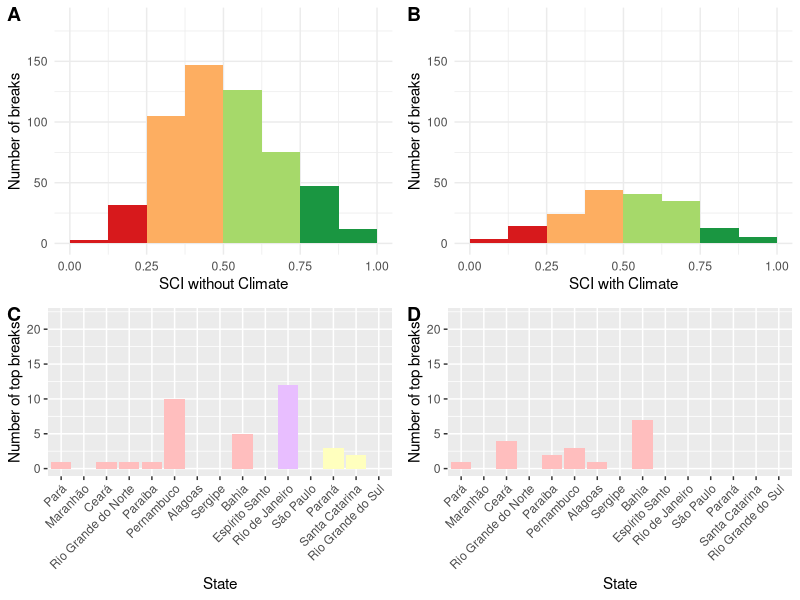
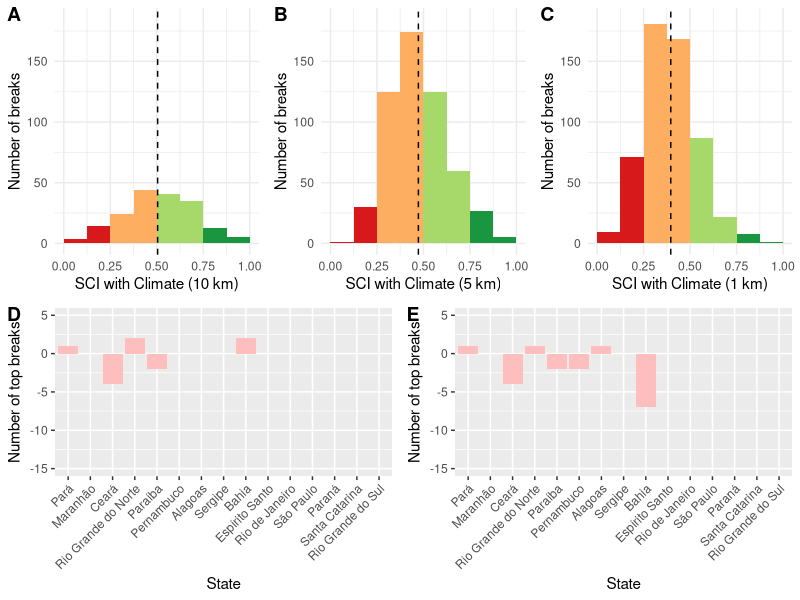
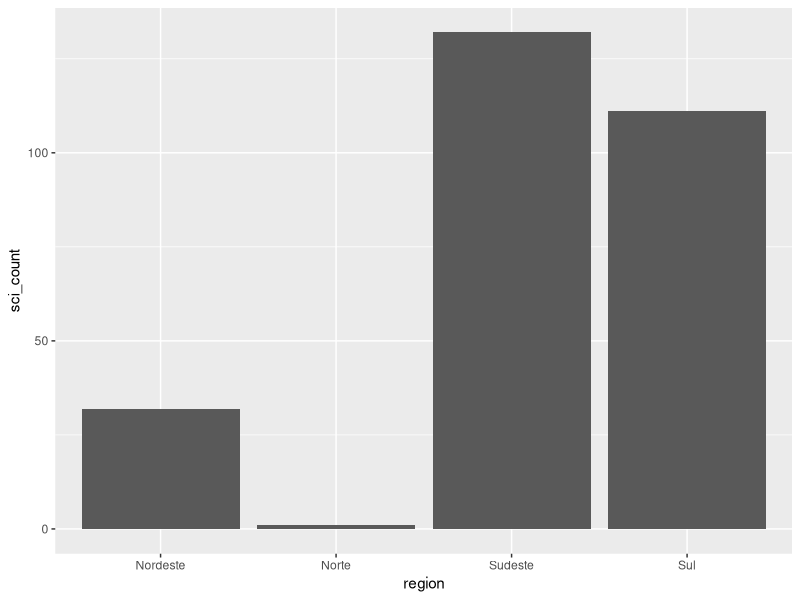

Recreate these plots in R, in order.
## ---- chunk 1
knitr::opts_chunk$set(echo = TRUE)

library(tidyverse)
library(here)
library(cowplot)
## ---- chunk 2
surf_spots <- read_csv(here("data", "surf_spot_states", "surf_spot_states.csv"))
sci_w_climate_10km <- read_csv(here("sci_w_climate.csv")) %>% 
  select(id, sci) %>% 
  mutate(sci_10km = sci) %>% 
  select(-sci)
sci_wo_climate_10km <- read_csv(here("sci_wo_climate.csv")) %>% 
  select(id, sci) %>% 
  mutate(sci_wo_climate = sci) %>% 
  select(-sci)
sci_w_climate_5km <- read_csv(here("sci_w_climate_5km.csv")) %>% 
  select(id, sci) %>% 
  mutate(sci_5km = sci) %>% 
  select(-sci)
sci_w_climate_1km <- read_csv(here("sci_w_climate_1km.csv")) %>% 
  select(id, sci) %>% 
  mutate(sci_1km = sci) %>% 
  select(-sci)

# join sci to surf spots using id
surf_spots <- left_join(surf_spots, sci_w_climate_10km, by = "id", keep = FALSE) %>% 
  left_join(sci_w_climate_5km, by = "id", keep = FALSE) %>% 
  left_join(sci_w_climate_1km, by = "id", keep = FALSE) %>% 
  left_join(sci_wo_climate_10km, by = "id", keep = FALSE)

# read in normalized climate results
normalized_climate <- read_csv(here("normalized_climate.csv"))

# join to surf spots
surf_spots <- surf_spots %>% 
  left_join(normalized_climate, by = "id", keep = FALSE)

# read in difference data
sci_diff <- read_csv(here("data", "sci_difference.csv")) %>% 
  select(id, difference)

# join to surf spots
surf_spots <- surf_spots %>% 
  left_join(sci_diff, by = "id", keep = FALSE)

# filter for each region
surf_spots_nne <- surf_spots %>% 
  filter(region == "Norte" | region == "Nordeste")
surf_spots_se <- surf_spots %>% 
  filter(region == "Sudeste")
surf_spots_s <- surf_spots %>% 
  filter(region == "Sul")
## ---- chunk 3
# calculate mean priority for different size buffers
mean_priority_10km_w_clim <- mean(surf_spots$sci_10km)
mean_priority_10km_wo_clim <- mean(surf_spots$sci_wo_climate)
mean_priority_5km <- mean(surf_spots$sci_5km)
mean_priority_1km <- mean(surf_spots$sci_1km)

# make histograms for all of Brazil and each region
hist_w_clim <- ggplot(data = surf_spots, aes(x = sci_10km)) +
  geom_histogram(breaks = c(0, 0.125, 0.25, 0.375, 0.5, 0.625, 0.75, 0.875, 1), fill = c("#d7191c", "#d7191c", "#fdae61", "#fdae61", "#a6d96a", "#a6d96a", "#1a9641", "#1a9641")) +
  labs(x = "SCI with Climate", y = "Number of breaks") +
  scale_y_continuous(limits = c(0, 185)) +
  theme_minimal()
hist_wo_clim <- ggplot(data = surf_spots, aes(x = sci_wo_climate)) +
  geom_histogram(breaks = c(0, 0.125, 0.25, 0.375, 0.5, 0.625, 0.75, 0.875, 1), fill = c("#d7191c", "#d7191c", "#fdae61", "#fdae61", "#a6d96a", "#a6d96a", "#1a9641", "#1a9641")) +
  labs(x = "SCI without Climate", y = "Number of breaks") +
  scale_y_continuous(limits = c(0, 185)) +
  theme_minimal()
hist_5km <- ggplot(data = surf_spots, aes(x = sci_5km)) +
  geom_histogram(breaks = c(0, 0.125, 0.25, 0.375, 0.5, 0.625, 0.75, 0.875, 1), fill = c("#d7191c", "#d7191c", "#fdae61", "#fdae61", "#a6d96a", "#a6d96a", "#1a9641", "#1a9641")) +
  labs(x = "SCI with Climate (5 km)", y = "Number of breaks") +
  scale_y_continuous(limits = c(0, 185)) +
  geom_vline(xintercept = mean_priority_5km, linetype = 2) +
  theme_minimal()
hist_1km <- ggplot(data = surf_spots, aes(x = sci_1km)) +
  geom_histogram(breaks = c(0, 0.125, 0.25, 0.375, 0.5, 0.625, 0.75, 0.875, 1), fill = c("#d7191c", "#d7191c", "#fdae61", "#fdae61", "#a6d96a", "#a6d96a", "#1a9641", "#1a9641")) +
  labs(x = "SCI with Climate (1 km)", y = "Number of breaks") +
  scale_y_continuous(limits = c(0, 185)) +
  geom_vline(xintercept = mean_priority_1km, linetype = 2) +
  theme_minimal()

mean_priority_nne_w_clim <- mean(surf_spots_nne$sci_10km)
mean_priority_se_w_clim <- mean(surf_spots_se$sci_10km)
mean_priority_s_w_clim <- mean(surf_spots_s$sci_10km)

mean_priority_nne_wo_clim <- mean(surf_spots_nne$sci_wo_climate)
mean_priority_se_wo_clim <- mean(surf_spots_se$sci_wo_climate)
mean_priority_s_wo_clim <- mean(surf_spots_s$sci_wo_climate)

hist_nne_w_clim <- ggplot(data = surf_spots_nne, aes(x = sci_10km)) +
  geom_histogram(breaks = c(0, 0.125, 0.25, 0.375, 0.5, 0.625, 0.75, 0.875, 1), fill = c("#d7191c", "#d7191c", "#fdae61", "#fdae61", "#a6d96a", "#a6d96a", "#1a9641", "#1a9641")) +
  scale_y_continuous(limits = c(0, 60)) +
  geom_vline(xintercept = mean_priority_nne_w_clim, linetype = 2) +
  labs(x = "SCI with Climate", y = "Number of breaks", title = "North/Northeast") +
  theme_minimal() +
  theme(text = element_text(size = 18), plot.background = element_rect(colour = "#FFBEBE", fill=NA, size=5))
hist_se_w_clim <- ggplot(data = surf_spots_se, aes(x = sci_10km)) +
  geom_histogram(breaks = c(0, 0.125, 0.25, 0.375, 0.5, 0.625, 0.75, 0.875, 1), fill = c("#d7191c", "#d7191c", "#fdae61", "#fdae61", "#a6d96a", "#a6d96a", "#1a9641", "#1a9641")) +
  scale_y_continuous(limits = c(0, 60)) +
  geom_vline(xintercept = mean_priority_se_w_clim, linetype = 2) +
  labs(x = "SCI with Climate", y = "Number of breaks", title = "Southeast") +
  theme_minimal() +
  theme(text = element_text(size = 18), plot.background = element_rect(colour = "#E8BEFF", fill=NA, size=5))
hist_s_w_clim <- ggplot(data = surf_spots_s, aes(x = sci_10km)) +
  geom_histogram(breaks = c(0, 0.125, 0.25, 0.375, 0.5, 0.625, 0.75, 0.875, 1), fill = c("#d7191c", "#d7191c", "#fdae61", "#fdae61", "#a6d96a", "#a6d96a", "#1a9641", "#1a9641")) +
  scale_y_continuous(limits = c(0, 60)) +
  geom_vline(xintercept = mean_priority_s_w_clim, linetype = 2) +
  labs(x = "SCI with Climate", y = "Number of breaks", title = "South") +
  theme_minimal() +
  theme(text = element_text(size = 18), plot.background = element_rect(colour = "#FFFFBE", fill=NA, size=5))

hist_nne_wo_clim <- ggplot(data = surf_spots_nne, aes(x = sci_wo_climate)) +
  geom_histogram(breaks = c(0, 0.125, 0.25, 0.375, 0.5, 0.625, 0.75, 0.875, 1), fill = c("#d7191c", "#d7191c", "#fdae61", "#fdae61", "#a6d96a", "#a6d96a", "#1a9641", "#1a9641")) +
  scale_y_continuous(limits = c(0, 60)) +
  geom_vline(xintercept = mean_priority_nne_wo_clim, linetype = 2) +
  labs(x = "SCI without Climate", y = "Number of breaks", title = "North/Northeast") +
  theme_minimal() +
  theme(text = element_text(size = 18), plot.background = element_rect(colour = "#FFBEBE", fill=NA, size=5))
hist_se_wo_clim <- ggplot(data = surf_spots_se, aes(x = sci_wo_climate)) +
  geom_histogram(breaks = c(0, 0.125, 0.25, 0.375, 0.5, 0.625, 0.75, 0.875, 1), fill = c("#d7191c", "#d7191c", "#fdae61", "#fdae61", "#a6d96a", "#a6d96a", "#1a9641", "#1a9641")) +
  scale_y_continuous(limits = c(0, 60)) +
  geom_vline(xintercept = mean_priority_se_wo_clim, linetype = 2) +
  labs(x = "SCI without Climate", y = "Number of breaks", title = "Southeast") +
  theme_minimal() +
  theme(text = element_text(size = 18), plot.background = element_rect(colour = "#E8BEFF", fill=NA, size=5))
hist_s_wo_clim <- ggplot(data = surf_spots_s, aes(x = sci_wo_climate)) +
  geom_histogram(breaks = c(0, 0.125, 0.25, 0.375, 0.5, 0.625, 0.75, 0.875, 1), fill = c("#d7191c", "#d7191c", "#fdae61", "#fdae61", "#a6d96a", "#a6d96a", "#1a9641", "#1a9641")) +
  scale_y_continuous(limits = c(0, 60)) +
  geom_vline(xintercept = mean_priority_s_wo_clim, linetype = 2) +
  labs(x = "SCI without Climate", y = "Number of breaks", title = "South") +
  theme_minimal() +
  theme(text = element_text(size = 18), plot.background = element_rect(colour = "#FFFFBE", fill=NA, size=5))
## ---- chunk 4
hist_nne_carbon <- ggplot(data = surf_spots_nne, aes(x = normalized_carbon)) +
  geom_histogram(breaks = c(0, 0.2, 0.4, 0.6, 0.8, 1), fill = c("white", "#bae4b3", "#74c476", "#31a354", "#006d2c"), col = "black") +
  scale_y_continuous(limits = c(0, 200)) +
  #geom_vline(xintercept = mean_priority_s_w_clim, linetype = 2) +
  labs(x = "Normalized carbon storage", y = "Number of breaks", title = "North and Northeast")
hist_se_carbon <- ggplot(data = surf_spots_se, aes(x = normalized_carbon)) +
  geom_histogram(breaks = c(0, 0.2, 0.4, 0.6, 0.8, 1), fill = c("white", "#bae4b3", "#74c476", "#31a354", "#006d2c"), col = "black") +
  scale_y_continuous(limits = c(0, 200)) +
  #geom_vline(xintercept = mean_priority_s_w_clim, linetype = 2) +
  labs(x = "Normalized carbon storage", y = "Number of breaks", title = "Southeast")
hist_s_carbon <- ggplot(data = surf_spots_s, aes(x = normalized_carbon)) +
  geom_histogram(breaks = c(0, 0.2, 0.4, 0.6, 0.8, 1), fill = c("white", "#bae4b3", "#74c476", "#31a354", "#006d2c"), col = "black") +
  scale_y_continuous(limits = c(0, 200)) +
  #geom_vline(xintercept = mean_priority_s_w_clim, linetype = 2) +
  labs(x = "Normalized carbon storage", y = "Number of breaks", title = "South")

hist_nne_cp <- ggplot(data = surf_spots_nne, aes(x = normalized_cp)) +
  geom_histogram(breaks = c(0, 0.2, 0.4, 0.6, 0.8, 1), fill = c("#ffffb2", "#fecc5c", "#fd8d3c", "#f03b20", "#bd0026"), col = "black") +
  scale_y_continuous(limits = c(0, 115)) +
  #geom_vline(xintercept = mean_priority_s_w_clim, linetype = 2) +
  labs(x = "Normalized coastal protection", y = "Number of breaks", title = "North and Northeast")
hist_se_cp <- ggplot(data = surf_spots_se, aes(x = normalized_cp)) +
  geom_histogram(breaks = c(0, 0.2, 0.4, 0.6, 0.8, 1), fill = c("#ffffb2", "#fecc5c", "#fd8d3c", "#f03b20", "#bd0026"), col = "black") +
  scale_y_continuous(limits = c(0, 115)) +
  #geom_vline(xintercept = mean_priority_s_w_clim, linetype = 2) +
  labs(x = "Normalized coastal protection", y = "Number of breaks", title = "Southeast")
hist_s_cp <- ggplot(data = surf_spots_s, aes(x = normalized_cp)) +
  geom_histogram(breaks = c(0, 0.2, 0.4, 0.6, 0.8, 1), fill = c("#ffffb2", "#fecc5c", "#fd8d3c", "#f03b20", "#bd0026"), col = "black") +
  scale_y_continuous(limits = c(0, 115)) +
  #geom_vline(xintercept = mean_priority_s_w_clim, linetype = 2) +
  labs(x = "Normalized coastal protection", y = "Number of breaks", title = "South")
## ---- chunk 5
top_spots_by_state <- surf_spots %>% 
  group_by(state) %>% 
  summarize(count_10km = sum(sci_10km > 0.75), count_wo_clim = sum(sci_wo_climate > 0.75), count_5km = sum(sci_5km > 0.75), count_1km = sum(sci_1km > 0.75)) %>% 
  mutate(difference_5_10 = count_5km - count_10km) %>% 
  mutate(difference_1_10 = count_1km - count_10km) %>% 
  mutate(state = as.factor(state))

# order states north to south
top_spots_by_state <- top_spots_by_state %>% 
  arrange(factor(state, levels = c("Pará", "Maranhão", "Ceará", "Rio Grande do Norte", "Paraíba", "Pernambuco", "Alagoas", "Sergipe", "Bahia", "Espírito Santo", "Rio de Janeiro", "São Paulo", "Paraná", "Santa Catarina", "Rio Grande do Sul"))) %>% 
  mutate(state = factor(state, levels = c("Pará", "Maranhão", "Ceará", "Rio Grande do Norte", "Paraíba", "Pernambuco", "Alagoas", "Sergipe", "Bahia", "Espírito Santo", "Rio de Janeiro", "São Paulo", "Paraná", "Santa Catarina", "Rio Grande do Sul")))

# add regions to top states
top_spots_by_state$region <- c("North/northeast", "North/northeast", "North/northeast", "North/northeast", "North/northeast", "North/northeast", "North/northeast", "North/northeast", "North/northeast", "Southeast", "Southeast", "Southeast", "South", "South", "South")

states_w_clim <- ggplot(top_spots_by_state, aes(x = state, y = count_10km, fill = region)) +
  geom_col() +
  theme(axis.text.x = element_text(angle = 45, vjust = 1, hjust = 1)) +
  scale_y_continuous(limits = c(0, 22)) +
  scale_fill_manual(values = c("#FFBEBE", "#FFFFBE", "#E8BEFF")) +
  theme(legend.position = "none") +
  labs(x = "State", y = "Number of top breaks")

states_wo_clim <- ggplot(top_spots_by_state, aes(x = state, y = count_wo_clim, fill = region)) +
  geom_col() +
  theme(axis.text.x = element_text(angle = 45, vjust = 1, hjust = 1)) +
  scale_y_continuous(limits = c(0, 22)) +
  scale_fill_manual(values = c("#FFBEBE", "#FFFFBE", "#E8BEFF")) +
  theme(legend.position = "none") +
  labs(x = "State", y = "Number of top breaks")

states_5km <- ggplot(top_spots_by_state, aes(x = state, y = difference_5_10, fill = region)) +
  geom_col() +
  theme(axis.text.x = element_text(angle = 45, vjust = 1, hjust = 1)) +
  scale_y_continuous(limits = c(-15, 5)) +
  scale_fill_manual(values = c("#FFBEBE", "#FFFFBE", "#E8BEFF")) +
  theme(legend.position = "none") +
  labs(x = "State", y = "Number of top breaks")

states_1km <- ggplot(top_spots_by_state, aes(x = state, y = difference_1_10, fill = region)) +
  geom_col() +
  theme(axis.text.x = element_text(angle = 45, vjust = 1, hjust = 1)) +
  scale_y_continuous(limits = c(-15, 5)) +
  scale_fill_manual(values = c("#FFBEBE", "#FFFFBE", "#E8BEFF")) +
  theme(legend.position = "none") +
  labs(x = "State", y = "Number of top breaks")
## ---- chunk 6
figure1 <- plot_grid(hist_wo_clim, hist_w_clim, states_wo_clim, states_w_clim, labels = "AUTO", ncol = 2)
figure1

# add mean line and change x axis label on hist_w_clim for sensitivity analysis figure
hist_w_clim_sens <- hist_w_clim +
  labs(x = "SCI with Climate (10 km)") +
  geom_vline(xintercept = mean_priority_10km_wo_clim, linetype = 2)

# increase font size for figure 2
# hist_w_clim <- hist_w_clim +
#   theme(text = element_text(size = 20))
# hist_5km <- hist_5km +
#   theme(text = element_text(size = 20))
# hist_1km <- hist_1km +
#   theme(text = element_text(size = 20))

figure2_top_row <- plot_grid(hist_w_clim_sens, hist_5km, hist_1km, labels = "AUTO", nrow = 1)
figure2_bottom_row <- plot_grid(states_5km, states_1km, labels = c("D", "E"), nrow = 1)
figure2 <- plot_grid(figure2_top_row, figure2_bottom_row, labels = "", nrow = 2)

figure2
## ---- chunk 7
sci_diff <- surf_spots %>% 
  filter(difference < 0)

sci_clim_diff <- surf_spots %>% 
  filter(difference > 0)

sci_diff_sum <- sci_diff %>% 
  group_by(region) %>% 
  summarize(sci_count = n())

sci_clim_diff_sum <- sci_clim_diff %>% 
  group_by(region) %>% 
  summarize(sci_clim_count = n())

x <- c("Norte", "Nordeste", "Sudeste", "Sul")

diff <- sci_diff_sum %>% 
  left_join(sci_clim_diff_sum, by = "region", keep = FALSE) %>% 
  slice(match(x, region))

ggplot(data = diff) +
  geom_col(aes(x = region, y = sci_count))
  geom_col(aes(x = region, y = sci_clim_count))
